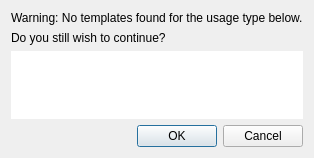
<?xml version="1.0" encoding="UTF-8"?>
<ui version="4.0">
 <class>Dialog</class>
 <widget class="QDialog" name="Dialog">
  <property name="windowModality">
   <enum>Qt::WindowModal</enum>
  </property>
  <property name="geometry">
   <rect>
    <x>0</x>
    <y>0</y>
    <width>277</width>
    <height>155</height>
   </rect>
  </property>
  <property name="sizePolicy">
   <sizepolicy hsizetype="Preferred" vsizetype="Preferred">
    <horstretch>0</horstretch>
    <verstretch>0</verstretch>
   </sizepolicy>
  </property>
  <property name="windowTitle">
   <string>Dialog</string>
  </property>
  <property name="modal">
   <bool>false</bool>
  </property>
  <layout class="QVBoxLayout" name="verticalLayout_2">
   <item>
    <widget class="QLabel" name="_lblWarning">
     <property name="text">
      <string>Warning: No templates found for the usage type below.</string>
     </property>
    </widget>
   </item>
   <item>
    <widget class="QLabel" name="_lblContinue">
     <property name="text">
      <string>Do you still wish to continue?</string>
     </property>
    </widget>
   </item>
   <item>
    <widget class="QTextEdit" name="_teUsageTypes">
     <property name="enabled">
      <bool>true</bool>
     </property>
     <property name="frameShape">
      <enum>QFrame::NoFrame</enum>
     </property>
     <property name="frameShadow">
      <enum>QFrame::Raised</enum>
     </property>
     <property name="lineWidth">
      <number>1</number>
     </property>
     <property name="readOnly">
      <bool>true</bool>
     </property>
     <property name="html">
      <string notr="true">&lt;!DOCTYPE HTML PUBLIC &quot;-//W3C//DTD HTML 4.0//EN&quot; &quot;http://www.w3.org/TR/REC-html40/strict.dtd&quot;&gt;
&lt;html&gt;&lt;head&gt;&lt;meta name=&quot;qrichtext&quot; content=&quot;1&quot; /&gt;&lt;style type=&quot;text/css&quot;&gt;
p, li { white-space: pre-wrap; }
&lt;/style&gt;&lt;/head&gt;&lt;body style=&quot; font-family:'MS Shell Dlg 2'; font-size:8pt; font-weight:400; font-style:normal;&quot;&gt;
&lt;p style=&quot;-qt-paragraph-type:empty; margin-top:0px; margin-bottom:0px; margin-left:0px; margin-right:0px; -qt-block-indent:0; text-indent:0px;&quot;&gt;&lt;br /&gt;&lt;/p&gt;&lt;/body&gt;&lt;/html&gt;</string>
     </property>
    </widget>
   </item>
   <item>
    <widget class="QDialogButtonBox" name="_btnBox">
     <property name="enabled">
      <bool>true</bool>
     </property>
     <property name="standardButtons">
      <set>QDialogButtonBox::Cancel|QDialogButtonBox::Ok</set>
     </property>
    </widget>
   </item>
  </layout>
 </widget>
 <resources/>
 <connections/>
</ui>
